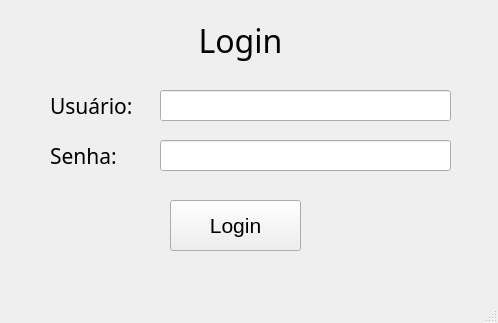
<?xml version="1.0" encoding="UTF-8"?>
<ui version="4.0">
 <class>MainWindow</class>
 <widget class="QMainWindow" name="MainWindow">
  <property name="geometry">
   <rect>
    <x>0</x>
    <y>0</y>
    <width>498</width>
    <height>323</height>
   </rect>
  </property>
  <property name="windowTitle">
   <string>MainWindow</string>
  </property>
  <widget class="QWidget" name="centralwidget">
   <widget class="QLabel" name="label">
    <property name="geometry">
     <rect>
      <x>170</x>
      <y>10</y>
      <width>141</width>
      <height>61</height>
     </rect>
    </property>
    <property name="font">
     <font>
      <family>Stencil</family>
      <pointsize>24</pointsize>
     </font>
    </property>
    <property name="text">
     <string>Login</string>
    </property>
    <property name="alignment">
     <set>Qt::AlignCenter</set>
    </property>
   </widget>
   <widget class="QLabel" name="label_2">
    <property name="geometry">
     <rect>
      <x>50</x>
      <y>90</y>
      <width>101</width>
      <height>31</height>
     </rect>
    </property>
    <property name="font">
     <font>
      <family>Stencil</family>
      <pointsize>16</pointsize>
     </font>
    </property>
    <property name="text">
     <string>Usuário:</string>
    </property>
   </widget>
   <widget class="QLabel" name="label_3">
    <property name="geometry">
     <rect>
      <x>50</x>
      <y>140</y>
      <width>81</width>
      <height>31</height>
     </rect>
    </property>
    <property name="font">
     <font>
      <family>Stencil</family>
      <pointsize>16</pointsize>
     </font>
    </property>
    <property name="text">
     <string>Senha:</string>
    </property>
   </widget>
   <widget class="QLineEdit" name="lineEdit">
    <property name="geometry">
     <rect>
      <x>160</x>
      <y>90</y>
      <width>291</width>
      <height>31</height>
     </rect>
    </property>
    <property name="font">
     <font>
      <pointsize>16</pointsize>
     </font>
    </property>
   </widget>
   <widget class="QLineEdit" name="lineEdit_2">
    <property name="geometry">
     <rect>
      <x>160</x>
      <y>140</y>
      <width>291</width>
      <height>31</height>
     </rect>
    </property>
    <property name="font">
     <font>
      <pointsize>16</pointsize>
     </font>
    </property>
    <property name="echoMode">
     <enum>QLineEdit::Password</enum>
    </property>
   </widget>
   <widget class="QPushButton" name="pushButton">
    <property name="geometry">
     <rect>
      <x>170</x>
      <y>200</y>
      <width>131</width>
      <height>51</height>
     </rect>
    </property>
    <property name="font">
     <font>
      <pointsize>16</pointsize>
     </font>
    </property>
    <property name="text">
     <string>Login</string>
    </property>
   </widget>
  </widget>
  <widget class="QMenuBar" name="menubar">
   <property name="geometry">
    <rect>
     <x>0</x>
     <y>0</y>
     <width>498</width>
     <height>21</height>
    </rect>
   </property>
  </widget>
  <widget class="QStatusBar" name="statusbar"/>
 </widget>
 <resources/>
 <connections/>
</ui>
